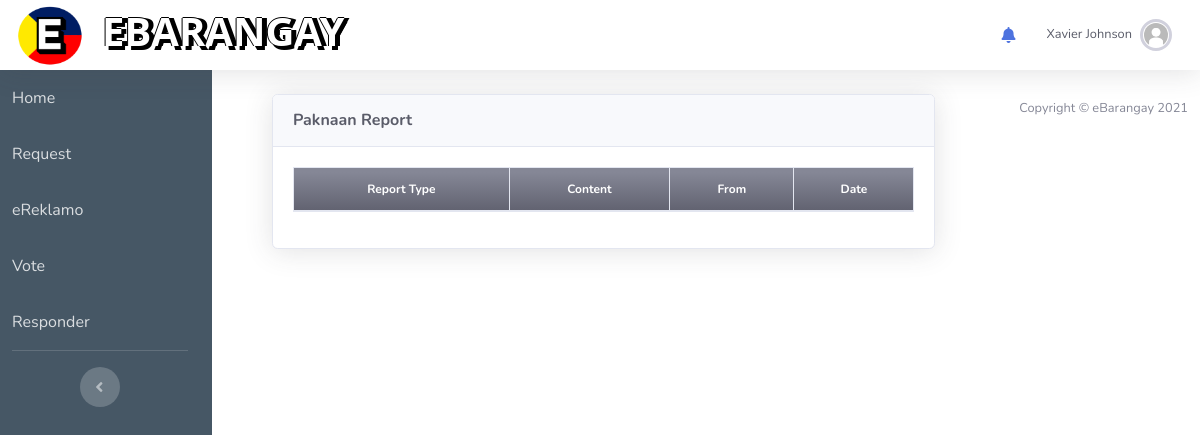
/report.php (signed in), run on an earlier commit of the app's database.
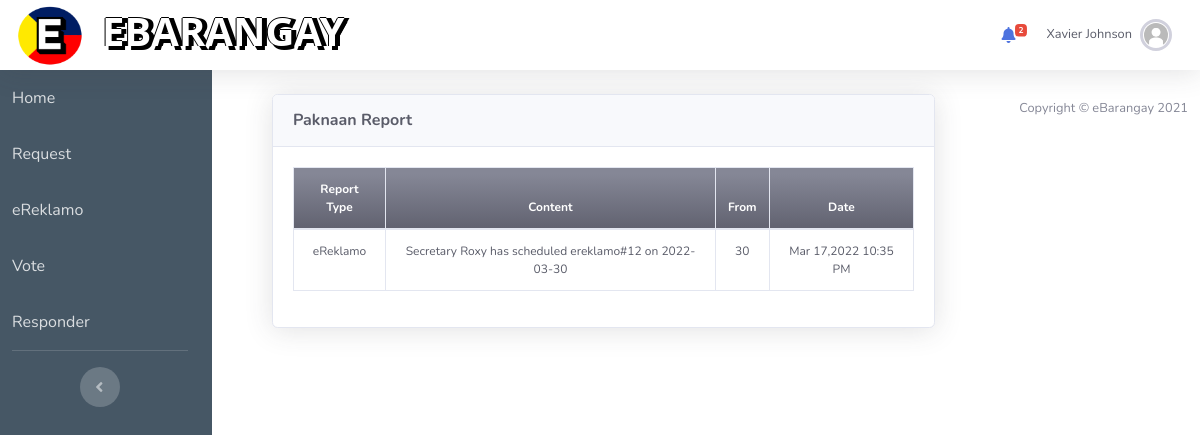
And on a later commit of the database.
### tables this page shows
CREATE TABLE `report` (
  `reportID` int NOT NULL,
  `ReportType` varchar(50) NOT NULL,
  `reportMessage` varchar(200) DEFAULT NULL,
  `UsersID` int NOT NULL,
  `created_on` datetime DEFAULT CURRENT_TIMESTAMP,
  `updated_on` datetime DEFAULT CURRENT_TIMESTAMP,
  `userBarangay` varchar(50) DEFAULT NULL,
  `userPurok` varchar(50) DEFAULT NULL
);

### report.php (the view)
<?php include_once 'header.php' ?>
<div class="col d-flex flex-column">
<div class="container-fluid">
<div class="card shadow mb-4 m-4">
    <div class="card-header py-3 d-flex justify-content-between">
        <h6 class="m-0 font-weight-bold text-dark"><?php echo $_SESSION["userBarangay"] ?> Report</h6>
    </div>
    <div class="card-body" style="font-size: 75%">
        <div class="table-responsive">
            <table class="table table-bordered text-center text-dark display"
                width="100%" cellspacing="0" cellpadding="0">
                <thead >
                    <tr class="bg-gradient-secondary text-white">
                        <th scope="col">Report Type</th>
                        <th scope="col">Content</th>
                        <th scope="col">From</th>
                        <th scope="col">Date</th>
                    </tr>
                </thead>
                <tbody>
                    <?php
                        $accounts = $conn->query("SELECT * FROM report WHERE userBarangay = '{$_SESSION['userBarangay']}' AND userPurok = '{$_SESSION['userPurok']}'");
                        while($row=$accounts->fetch_assoc()):
                    ?>
                    <tr>
                        <td><?php echo $row["ReportType"] ?></td>
                        <td><?php echo $row["reportMessage"] ?></td>
                        <td><?php echo $row["UsersID"] ?></td>
                        <td><?php echo date("M d,Y h:i A",strtotime($row['created_on'])) ?></td>
                    </tr>
                    <?php endwhile; ?>
                </tbody>
            </table>
        </div>
    </div>
</div>
</div>
</div>
<?php include_once 'footer.php' ?>

### header.php (shortened to what this page needs)
<?php
    include 'includes/dbh.inc.php';
    if(isset($_SESSION["UsersID"]) == NULL)
    {
        header("location: login.php");
        exit();
    }
    else{
        $firstname = $_SESSION["Firstname"];
        $lastname = $_SESSION["Lastname"];
        $name = "$firstname $lastname";
    }
?>
<!DOCTYPE html>
<html lang="en">
<head>
    <link href="vendor/fontawesome-free/css/all.min.css" rel="stylesheet" type="text/css">
    <link href="css/sb-admin-2.min.css" rel="stylesheet">
    <link href="css/sb-admin-2.css" rel="stylesheet">
    <link href="css/cb2.css" rel="stylesheet">
</head>
<body id="page-top">
<nav class="navbar navbar-expand topbar static-top shadow">
<a class="navbar-brand" href="about.html">
    <img src="img/eb-logo.png" alt="EBARANGAY LOGO" width="70" height="65">
</a>
<h1 class="navbar-text font-weight-bold d-none d-sm-block d-md-block text-white"
    style= "font-family: 'Segoe UI', Tahoma, Geneva, Verdana, sans-serif;
    text-shadow: -1px 0px black, 3px 4px black, 5px 0 black, 0 -1px black;">
    EBARANGAY
</h1>
<ul class="navbar-nav ml-auto">
    <?php if(isset($_SESSION["UsersID"]) != NULL) : ?>
    <li class="nav-item dropdown no-arrow mx-1">
        <a class="nav-link dropdown-toggle" href="#" id="alertsDropdown" role="button"
            data-toggle="dropdown" aria-haspopup="true" aria-expanded="false">
            <i class="fas fa-bell fa-fw"></i>
            <span class="badge badge-danger badge-counter"><?php
                    $notif = $conn->query("SELECT * FROM notifications WHERE (UsersID={$_SESSION['UsersID']}
                    OR position='{$_SESSION['userType']}') AND status='Not Read'
                    ORDER BY NotificationID ASC;");
                    $row_cnt = mysqli_num_rows($notif);
                    if($row_cnt > 0){
                        echo $row_cnt;
                    }
                ?></span>
        </a>
    </li>
    <?php endif; ?>
    <li class="nav-item dropdown no-arrow">
    <?php if(isset($_SESSION["UsersID"]) != NULL) : ?>
    <a class="nav-link dropdown-toggle" id="userDropdown" role="button"
        data-toggle="dropdown" aria-haspopup="true" aria-expanded="false">
        <span class="mr-2 d-none d-lg-inline text-dark small"><?php if($_SESSION["userType"] == "Admin"){echo "Admin";} else{echo $name;} ?></span>
        <img class="img-profile rounded-circle <?php
            if($_SESSION["userType"] == "Resident"){
                echo "img-res-profile";
            }
            elseif($_SESSION["userType"] == "Purok Leader"){
                echo "img-purokldr-profile";
            }
            elseif($_SESSION["userType"] == "Captain"){
                echo "img-capt-profile";
            }
            elseif($_SESSION["userType"] == "Secretary"){
                echo "img-sec-profile";
            }
            elseif($_SESSION["userType"] == "Treasurer"){
                echo "img-treas-profile";
            }
            elseif($_SESSION["userType"] == "Admin"){
                echo "img-admin-profile";
            }
        ?>" src="img/<?php echo $_SESSION["profile_pic"]; ?> "/>
    </a>
        <?php endif; ?>
    </li>
</ul>
</nav>
<div class="content-wrapper" >
<div class="row">
    <?php if(isset($_SESSION["UsersID"]) && !empty($_SESSION["UsersID"])) : ?>
    <div id="sidebar-area">
    <ul class="navbar-nav sidebar sidebar-dark accordion px-2" id="accordionSidebar" style="background: rgb(70, 87, 101);">
        <?php if($_SESSION["userType"] == "Admin") : ?>
            <li class="nav-item <?php if(basename($_SERVER['PHP_SELF']) === "account.php"): ?> <?php echo "active"; endif; ?>">
            <a class="nav-link <?php if(basename($_SERVER['PHP_SELF']) === "account.php"): ?> <?php echo "bg-secondary"; endif; ?>" href="account.php">
                <span>Accounts</span>
            </a>
        </li>
        <li class="nav-item <?php if(basename($_SERVER['PHP_SELF']) === "captain.php"): ?> <?php echo "active"; endif; ?>">
            <a class="nav-link <?php if(basename($_SERVER['PHP_SELF']) === "captain.php"): ?> <?php echo "bg-secondary"; endif; ?>" href="captain.php">
                <span>Captains</span>
            </a>
        </li>
        <li class="nav-item <?php if(basename($_SERVER['PHP_SELF']) === "barangay.php"): ?> <?php echo "active"; endif; ?>">
            <a class="nav-link <?php if(basename($_SERVER['PHP_SELF']) === "barangay.php"): ?> <?php echo "bg-secondary"; endif; ?>" href="barangay.php">
                <span>Barangay</span>
            </a>
        </li>
        <?php elseif($_SESSION["userType"] == "Resident") : ?>
        <li class="nav-item <?php if(basename($_SERVER['PHP_SELF']) === "index.php"): ?> <?php echo "active"; endif; ?>">
            <a class="nav-link <?php if(basename($_SERVER['PHP_SELF']) === "index.php"): ?> <?php echo "bg-secondary"; endif; ?>" href="index.php">Home</a>
        </li>
        <li class="nav-item <?php if(basename($_SERVER['PHP_SELF']) === "request.php"): ?> <?php echo "active"; endif; ?>">
            <a class="nav-link <?php if(basename($_SERVER['PHP_SELF']) === "request.php"): ?> <?php echo "bg-secondary"; endif; ?>" href="request.php">
                Request
            </a>
        </li>
        <li class="nav-item <?php if(basename($_SERVER['PHP_SELF']) === "ereklamo.php"): ?> <?php echo "active"; endif; ?>">
            <a class="nav-link <?php if(basename($_SERVER['PHP_SELF']) === "ereklamo.php"): ?> <?php echo "bg-secondary"; endif; ?>" href="ereklamo.php">eReklamo</a>
        </li>
        <li class="nav-item <?php if(basename($_SERVER['PHP_SELF']) === "election.php"): ?> <?php echo "active"; endif; ?>">
            <a class="nav-link <?php if(basename($_SERVER['PHP_SELF']) === "election.php"): ?> <?php echo "bg-secondary"; endif; ?>" href="election.php">Vote</a>
        </li>
        <?php if($_SESSION['barangayPos'] != "None"): ?>
        <li class="nav-item <?php if(basename($_SERVER['PHP_SELF']) === "respondent.php"): ?> <?php echo "active"; endif; ?>">
            <a class="nav-link <?php if(basename($_SERVER['PHP_SELF']) === "respondent.php"): ?> <?php echo "bg-secondary"; endif; ?>" href="respondent.php">Responder</a>
        </li>
        <?php endif; ?>
        <hr class="sidebar-divider d-none d-md-block">
        <div class="text-center d-none d-md-inline">
            <button class="rounded-circle border-0" id="sidebarToggle"></button>
        </div>
        <?php endif; ?>
        <?php endif; ?>
    </ul>
    </div>

### footer.php (shortened to what this page needs)
  <footer class="sticky-footer">
      <div class="container my-auto">
          <div class="copyright text-center my-auto">
              <span>Copyright &copy; eBarangay 2021</span>
          </div>
      </div>
  </footer>
  </div>
  </div>
</body>
</html>

### css/cb2.css (style rules this page uses)
.img-res-profile { padding: 1px; border: 3px solid rgb(209, 209, 221); }

What changed in the data, as far as the page shows it:
added report: ReportType "eReklamo", reportMessage "Secretary Roxy has scheduled ereklamo#12 on 2022-03-30", UsersID "30", created_on "Mar 17,2022 10:35 PM"
Also different on the page:
$row_cnt: (not shown) → "2"
